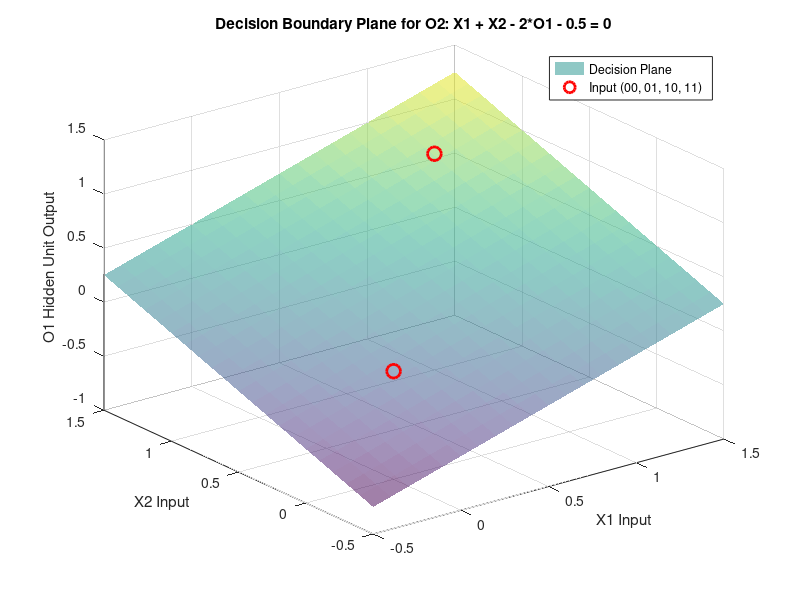

Reproduce this figure in MATLAB.
% Define the grid for X1 and X2
[X1, X2] = meshgrid(-0.5:0.1:1.5, -0.5:0.1:1.5);

% Calculate the decision boundary plane for O1 (Z-axis)
% Equation: X1 + X2 - 2*O1 - 0.5 = 0  =>  2*O1 = X1 + X2 - 0.5  => O1 = (X1 + X2 - 0.5) / 2
O1_plane = (X1 + X2 - 0.5) / 2;

% Plot the plane
figure;
surf(X1, X2, O1_plane, 'FaceAlpha', 0.5, 'EdgeColor', 'none');
hold on;
xlabel('X1 Input');
ylabel('X2 Input');
zlabel('O1 Hidden Unit Output');
title('Decision Boundary Plane for O2: X1 + X2 - 2*O1 - 0.5 = 0');
grid on;

% Plot the specific inpjt points in (X1, X2, O1) space
% Points are formatted as [x1, x2, o1_val]
points = [0 0 0; 0 1 0; 1 0 0; 1 1 1];
plot3(points(:,1), points(:,2), points(:,3), 'ro', 'MarkerSize', 10, 'LineWidth', 2);
legend('Decision Plane', 'Input (00, 01, 10, 11)');
